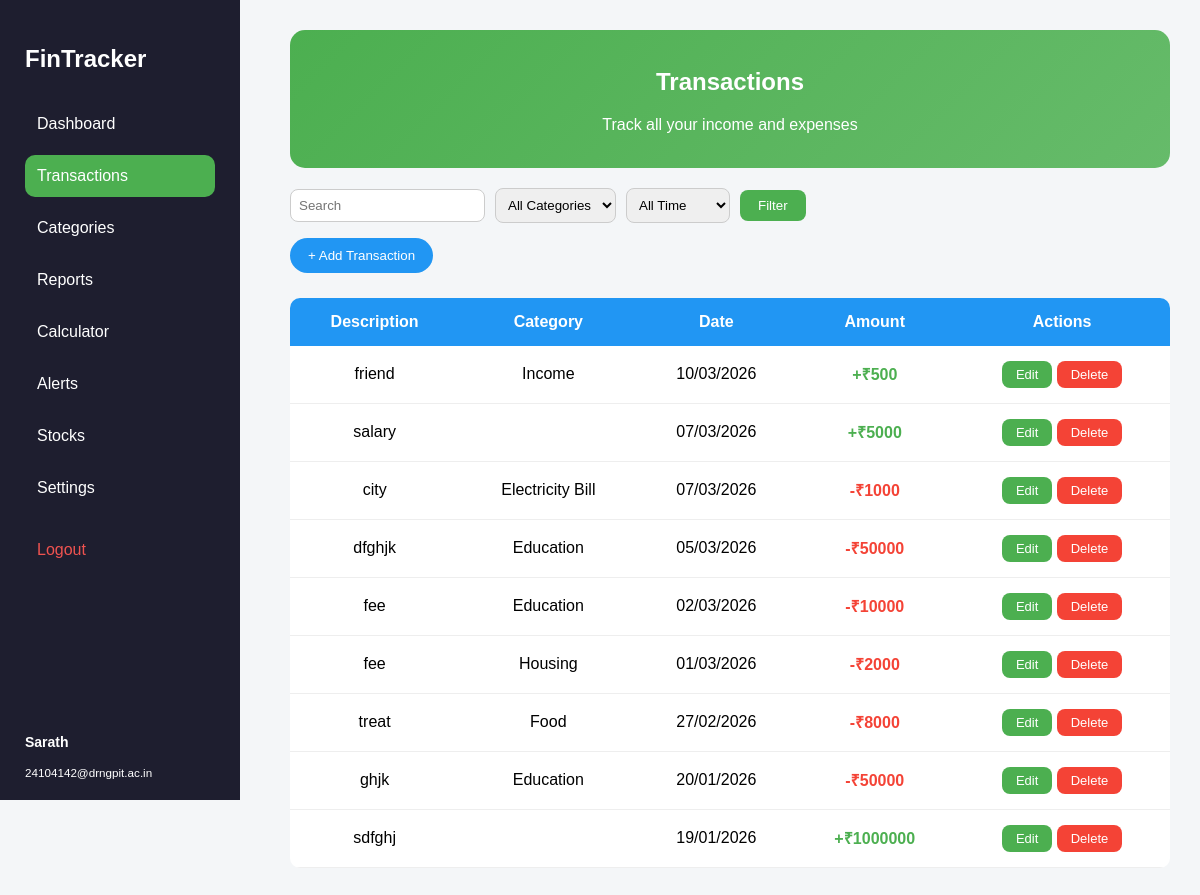
Page /transaction/ (signed in) on the earlier database version.
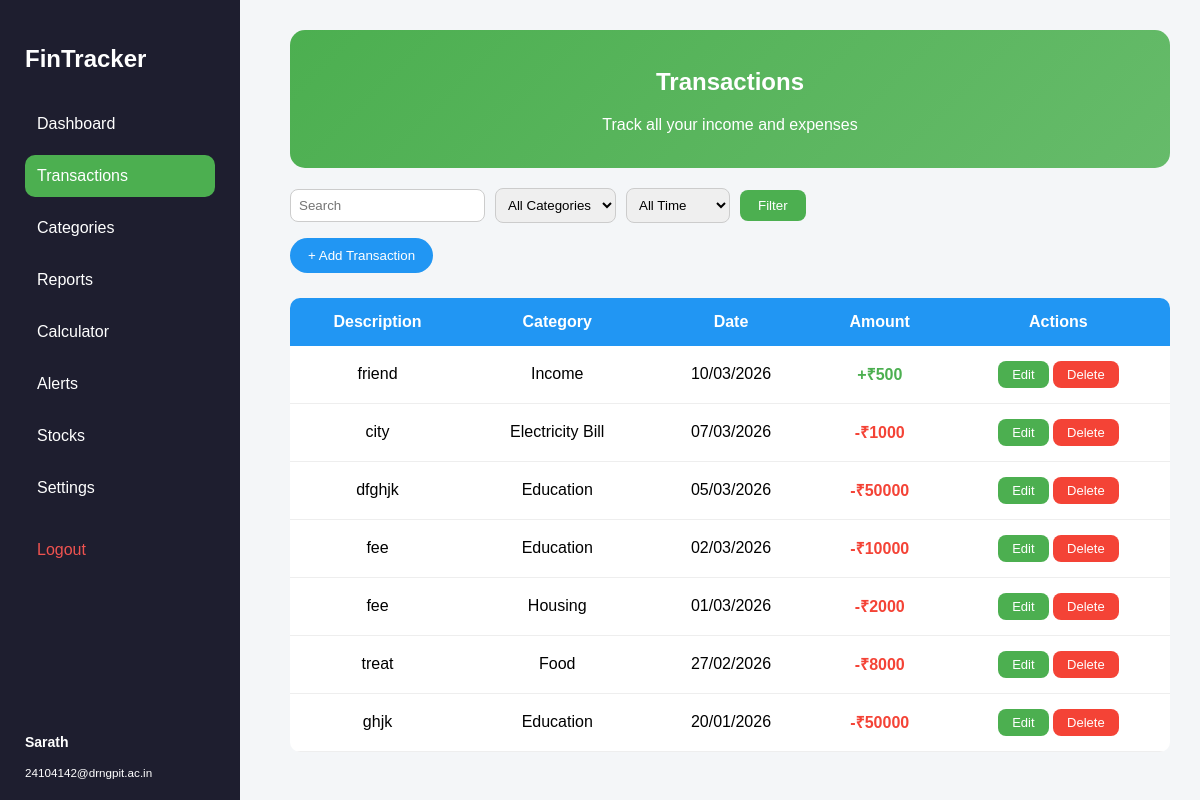
Same page on the later database version.
### myapp/models.py (models this page shows, shortened)
class Transaction(models.Model):
    TRANSACTION_TYPES = [
        ('income', 'Income'),
        ('expense', 'Expense'),
    ]
    user = models.ForeignKey(User, on_delete=models.CASCADE, related_name='transactions')
    description = models.CharField(max_length=255)
    category = models.CharField(max_length=100)
    amount = models.DecimalField(max_digits=12, decimal_places=2)
    transaction_type = models.CharField(max_length=7, choices=TRANSACTION_TYPES, default='expense')
    date = models.DateField()
    created_at = models.DateTimeField(auto_now_add=True)
    class Meta:
        ordering = ['-date', '-created_at']

### myapp/views.py (the view)
# urls.py: path('transaction/', transaction_view, name='transaction'),
@login_required
def transaction_view(request):
    user = request.user
    transactions = Transaction.objects.filter(user=user)
    categories = Category.objects.filter(user=user)
    search = request.GET.get('search', '').strip()
    cat_filter = request.GET.get('category', '')
    time_filter = request.GET.get('time', '')
    if search:
        transactions = transactions.filter(
            Q(description__icontains=search) | Q(category__icontains=search)
        )
    if cat_filter:
        transactions = transactions.filter(category=cat_filter)
    if time_filter == 'today':
        transactions = transactions.filter(date=timezone.now().date())
    elif time_filter == 'month':
        now = timezone.now().date()
        transactions = transactions.filter(date__year=now.year, date__month=now.month)
    context = {
        'transactions': transactions,
        'categories': categories,
        'search': search,
        'cat_filter': cat_filter,
        'time_filter': time_filter,
    }
    return render(request, 'transaction.html', context)

### static/templates/transaction.html (shortened to what this page needs)
{% load static %}
<!DOCTYPE html>
<html lang="en">
<head>
    <link rel="stylesheet" href="{% static 'css/transactions1.css' %}">
</head>
<body>
<div class="layout">
    <div class="sidebar">
        <h2 class="logo">FinTracker</h2>
        <nav class="menu">
            <a href="{% url 'dashboard' %}">Dashboard</a>
            <a href="{% url 'transaction' %}" class="active">Transactions</a>
            <a href="{% url 'category' %}">Categories</a>
            <a href="{% url 'report' %}">Reports</a>
            <a href="{% url 'calculator' %}">Calculator</a>
            <a href="{% url 'alert' %}">Alerts</a>
            <a href="{% url 'stock' %}">Stocks</a>
            <a href="{% url 'setting' %}">Settings</a>
            <a href="{% url 'logout' %}" class="logout-link">Logout</a>
        </nav>
        <div class="profile">
            <p><strong>{{ request.user.username }}</strong></p>
            <small>{{ request.user.email }}</small>
        </div>
    </div>
    <main class="content">
        <div class="page-intro">
            <h2>Transactions</h2>
            <p>Track all your income and expenses</p>
        </div>
        <section class="filters">
            <form method="GET" action="{% url 'transaction' %}" class="filter-form">
                <input type="text" name="search" placeholder="Search" value="{{ search }}">
                <select name="category">
                    <option value="">All Categories</option>
                </select>
                <select name="time">
                    <option value="" {% if not time_filter %}selected{% endif %}>All Time</option>
                </select>
                <button type="submit" class="filter-btn">Filter</button>
            </form>
            <button class="add-btn" id="openAddModal">+ Add Transaction</button>
        </section>
        <table>
            <thead>
                <tr>
                    <th>Description</th>
                    <th>Category</th>
                    <th>Date</th>
                    <th>Amount</th>
                    <th>Actions</th>
                </tr>
            </thead>
            <tbody>
                {% for txn in transactions %}
                <tr>
                    <td>{{ txn.description }}</td>
                    <td>{{ txn.category }}</td>
                    <td>{{ txn.date|date:"d/m/Y" }}</td>
                    <td class="{{ txn.transaction_type }}">
                        {% if txn.transaction_type == 'income' %}+{% else %}-{% endif %}₹{{ txn.amount|floatformat:0 }}
                    </td>
                    <td>
                        <button class="edit edit-txn-btn" data-pk="{{ txn.pk }}" data-desc="{{ txn.description|escapejs }}" data-cat="{{ txn.category|escapejs }}" data-amount="{{ txn.amount }}" data-date="{{ txn.date|date:'Y-m-d' }}" data-type="{{ txn.transaction_type }}">Edit</button>
                        <form method="POST" action="{% url 'delete_transaction' txn.pk %}" class="inline-form">
                            <button type="submit" class="delete">Delete</button>
                        </form>
                    </td>
                </tr>
                {% empty %}
                <tr><td colspan="5" class="empty-msg">No transactions yet. Add one!</td></tr>
                {% endfor %}
            </tbody>
        </table>
    </main>
</div>
</body>
</html>

Differences in the rows shown:
removed Transaction: description "salary", date "07/03/2026", amount "5000", transaction_type "income" (drawn)
removed Transaction: description "sdfghj", date "19/01/2026", amount "1000000", transaction_type "income" (drawn)
